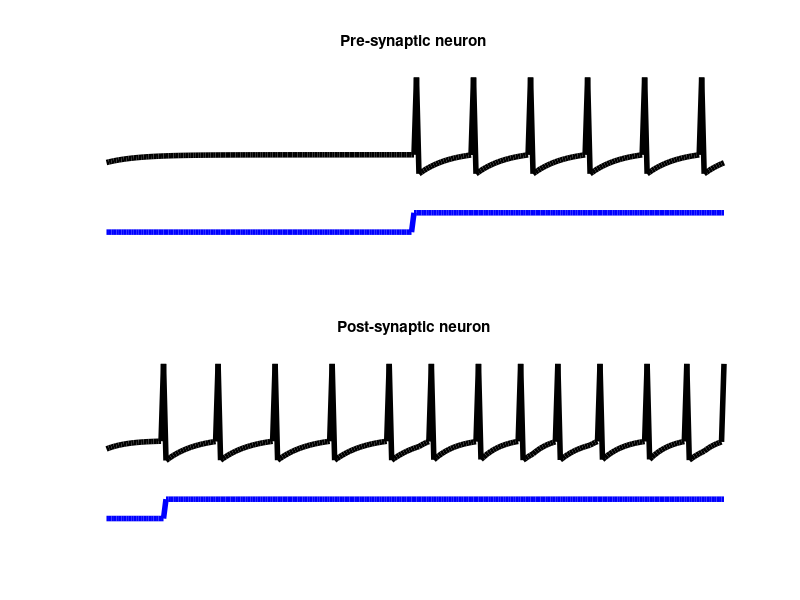

This chart was generated by the following MATLAB code:
% Simulations showing the effect of pre-synaptic adaptation 
% (excitatory and inhibitory coupling) 
% Corresponds to Figure 5a) of the paper:
% 'A Spiking Neuron and Population Model based on the Growth Transform Dynamical System', bioRxiv (2019), 523944

% Number of neurons in the network
N = 2;

thr = 0.0;
Fac = 12*ones(N,1);
dp = -0.1*ones(N,1);
dpprev = dp;
spikecount = zeros(N,1);
sec = 3*ones(N,1);
dec = 0*ones(N,1);
bcount = 3;
C = ones(N,1); 
exp_ad = 0;
a = 3*ones(N, 1);

% Flags for different modes
burstFlag = [0 0]';
adaptFlag = [1 1]';

% Set synaptic weight matrix
Q = [1 0.5; 0 1];  % excitatory pre-synaptic adaptation
%Q = [1 -0.5; 0 1];  % inhibitory pre-synaptic adaptation

% Initialize iteration variables
iter = 1;
maxiter = 250;

% Store iteration variables
dpcheckf = zeros(N,maxiter);
dpf = zeros(N,maxiter);

% Input current stimulus
start_perturb = 0.1*maxiter;
stop_perturb = 1*maxiter;
b = zeros(N,maxiter);
b(1, start_perturb:stop_perturb) = 0.05;
b(2, 0.5*maxiter:stop_perturb) = 0.05;            


while iter <= maxiter
    
    netI = b(:,iter);
    ind = (dp > thr);
    dp(dp > thr) = thr;
    
    C = (9.9+0.1*log2(1+exp_ad))/10.*C + 1*ind;
    TotInp = 1*Q*C - 0.1*C;
    a_iter = 0.5*(1+0.95*tanh(2*TotInp)).*(adaptFlag > 0) + 0.5*ones(N, 1).*((1 - adaptFlag) > 0);
    
    
    spikecount(ind,:) = (burstFlag(ind,:) > 0).*(spikecount(ind,:) + 1) + (1-(burstFlag(ind,:) > 0)).*(spikecount(ind,:));
    sec(ind,:) = (burstFlag(ind,:) > 0).*(a(ind,:).*(spikecount(ind,:) > bcount) + 1.5*(spikecount(ind,:) <= bcount)) + 3.*(1-(burstFlag(ind,:)>0));
    dec(ind,:) = (burstFlag(ind,:) > 0).*(0*(spikecount(ind,:) > bcount) + 1*(spikecount(ind,:) <= bcount)) + 0*(1-(burstFlag(ind,:)>0));        
    spikecount(ind,:) = 0*(spikecount(ind,:) > bcount) + spikecount(ind,:).*(spikecount(ind,:) <= bcount);
    a_iter(ind,:) = (burstFlag(ind,:) > 0).*(spikecount(ind,:) > bcount) + 0.5*(burstFlag(ind,:) > 0).*(spikecount(ind,:) < bcount) + (1-(burstFlag(ind,:)>0));
    
    dpcheckf(:, iter) = dp + ind;
    dpf(:, iter) = dp;
    dpprev = dp; 
    quant = sec.*(ind) - dec.*(dp <= thr);
    
    % G = - delH/delV_i
    G = -Q*dp + netI - quant;
    dp = (G + Fac.*dp)./(dp.*G + Fac);
    dp = a_iter.*dp + (1-a_iter).*dpprev;
    
    iter = iter+1;
    
end

% Response of two neurons
figure; 
set(gcf, 'Color', 'w');
xaxis = 1:maxiter;
subplot(2,1,1); hold on
plot(xaxis, dpcheckf(2,:), 'k', 'LineWidth', 4); 
plot(xaxis, 5*b(2, :)-1, 'b', 'LineWidth', 4);
set(gca,'XTick',[],'YTick',[]); box off;
set(gca, 'XColor', [1 1 1], 'YColor', [1 1 1]);
ylim([-1.2 1.2]);
title('Pre-synaptic neuron');
subplot(2,1,2); hold on
plot(xaxis, dpcheckf(1,:), 'k', 'LineWidth', 4); 
plot(xaxis, 5*b(1, :)-1, 'b', 'LineWidth', 4);
set(gca,'XTick',[],'YTick',[]); box off;
set(gca, 'XColor', [1 1 1], 'YColor', [1 1 1]);
ylim([-1.2 1.2]);
title('Post-synaptic neuron');
hold off